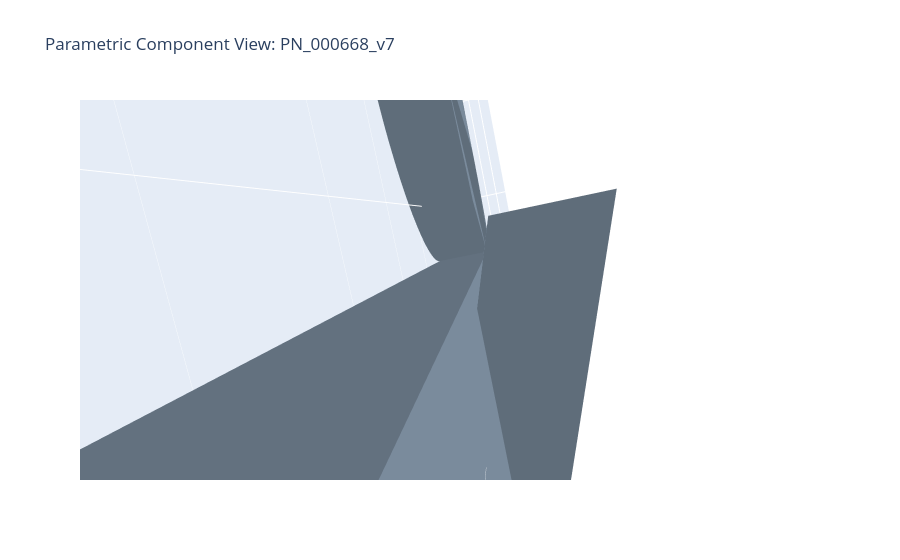

Notebook cell for this chart:
### Code cell
import os
from build123d import (
    BuildPart,
    BuildSketch,
    Circle,
    Locations,
    Mode,
    Plane,
    Polygon,
    Pos,
    Rectangle,
    add,
    export_step,
    export_stl,
    extrude,
)
import plotly.graph_objects as go


# -----------------------------------------------------------------------------
# Parameters (mm)
# Main T-shaped bracket kept unchanged.
# Bottom flange updated from PN_000668_v7_export.json:
#   d22 = 13 mm inclined length
#   d23 = 18 deg from vertical
#   d25 = 24 mm width
# -----------------------------------------------------------------------------
BASE_WIDTH = 60.0
BASE_HEIGHT = 15.0
BASE_CORNER_R = 5.0

TAB_WIDTH = 15.0
TAB_HEIGHT = 25.0
TAB_CORNER_R = 5.0
HOLE_DIA = 5.0
HOLE_Y = 24.6

THICKNESS = 1.6

RELIEF_WIDTH = 1.6
RELIEF_HEIGHT = 1.5
RELIEF_X = 12.6

# Updated bottom flange
# Exact Sketch2 profile from the Fusion export, converted to mm.
FLANGE_WIDTH = 24.0
FLANGE_PROFILE_POINTS = (
    (-0.8, -9.5),
    (0.8, -9.5),
    (4.740827725, -21.628620611),
    (3.293614129, -22.098848813),
)

OUT_NAME = "PN_000668_v7"


# -----------------------------------------------------------------------------
# Helpers
# -----------------------------------------------------------------------------
def rounded_rect_2d(width, height, radius, center=(0, 0), mode=Mode.ADD):
    cx, cy = center

    with Locations((cx, cy)):
        Rectangle(width - 2 * radius, height, mode=mode)
        Rectangle(width, height - 2 * radius, mode=mode)

    with Locations(
        (cx - width / 2 + radius, cy - height / 2 + radius),
        (cx + width / 2 - radius, cy - height / 2 + radius),
        (cx - width / 2 + radius, cy + height / 2 - radius),
        (cx + width / 2 - radius, cy + height / 2 - radius),
    ):
        Circle(radius, mode=mode)


def rounded_bottom_rect_2d(width, height, radius, center=(0, 0), mode=Mode.ADD):
    cx, cy = center

    with Locations((cx, cy + radius / 2)):
        Rectangle(width, height - radius, mode=mode)

    with Locations((cx, cy - height / 2 + radius / 2)):
        Rectangle(width - 2 * radius, radius, mode=mode)

    with Locations(
        (cx - width / 2 + radius, cy - height / 2 + radius),
        (cx + width / 2 - radius, cy - height / 2 + radius),
    ):
        Circle(radius, mode=mode)


# -----------------------------------------------------------------------------
# Main bracket (unchanged)
# -----------------------------------------------------------------------------
def build_main_plate():
    with BuildSketch(Plane.YZ) as sk:
        rounded_rect_2d(BASE_WIDTH, BASE_HEIGHT, BASE_CORNER_R, center=(0, -2.0))
        rounded_rect_2d(TAB_WIDTH, TAB_HEIGHT, TAB_CORNER_R, center=(0, 18.0))

        with Locations((0, HOLE_Y)):
            Circle(HOLE_DIA / 2, mode=Mode.SUBTRACT)

        with Locations(
            (-RELIEF_X, -8.75),
            (RELIEF_X, -8.75),
        ):
            Rectangle(RELIEF_WIDTH, RELIEF_HEIGHT, mode=Mode.SUBTRACT)

    return extrude(sk.sketch, amount=THICKNESS / 2, both=True)


# -----------------------------------------------------------------------------
# Updated bottom flange
# Rebuilt from the exact four-point Sketch2 profile used by Extrude2.
# -----------------------------------------------------------------------------
def build_flange():
    xs = [point[0] for point in FLANGE_PROFILE_POINTS]
    zs = [point[1] for point in FLANGE_PROFILE_POINTS]
    x_center = (min(xs) + max(xs)) / 2
    z_center = (min(zs) + max(zs)) / 2

    with BuildSketch(Plane.XZ) as sk:
        Polygon(*FLANGE_PROFILE_POINTS)

    flange = extrude(sk.sketch, amount=FLANGE_WIDTH / 2, both=True)
    return Pos(x_center, 0, z_center) * flange


# -----------------------------------------------------------------------------
# Build
# -----------------------------------------------------------------------------
def build_component():
    with BuildPart() as component:
        add(build_main_plate())
        add(build_flange())

    return component.part


# -----------------------------------------------------------------------------
# Export
# -----------------------------------------------------------------------------
def export_files(part, name=OUT_NAME):
    desktop = os.path.expanduser("~/Desktop")
    stl_path = os.path.join(desktop, f"{name}.stl")
    step_path = os.path.join(desktop, f"{name}.step")

    export_stl(part, stl_path)
    export_step(part, step_path)

    print(f"Successfully exported STL to: {stl_path}")
    print(f"Successfully exported STEP to: {step_path}")


# -----------------------------------------------------------------------------
# Plotly
# -----------------------------------------------------------------------------
def plot_component(part):
    vertices, triangles = part.tessellate(0.15)

    x = [v.X for v in vertices]
    y = [v.Y for v in vertices]
    z = [v.Z for v in vertices]

    i = [t[0] for t in triangles]
    j = [t[1] for t in triangles]
    k = [t[2] for t in triangles]

    fig = go.Figure(
        data=[
            go.Mesh3d(
                x=x,
                y=y,
                z=z,
                i=i,
                j=j,
                k=k,
                color="lightslategray",
                opacity=1.0,
                flatshading=True,
                name=OUT_NAME,
            )
        ]
    )

    fig.update_layout(
        scene=dict(
            xaxis=dict(title="X (mm)"),
            yaxis=dict(title="Y (mm)"),
            zaxis=dict(title="Z (mm)"),
            aspectmode="data",
        ),
        title=f"Parametric Component View: {OUT_NAME}",
    )

    return fig


if __name__ == "__main__":
    part = build_component()

    bb = part.bounding_box()
    print("Volume:", round(part.volume, 3), "mm^3")
    print("BBox min:", tuple(round(v, 3) for v in bb.min))
    print("BBox max:", tuple(round(v, 3) for v in bb.max))

    export_files(part)

    fig = plot_component(part)
    fig.show()

### Figure 1 — Plotly figure (JSON) as saved in the notebook; plotly's stock layout.template omitted (floating-point values rounded to 4 significant figures; data arrays with more than 128 entries replaced by an {"elided": "..."} marker saying what was removed)
{"data": [{"color": "lightslategray", "flatshading": true, "i": {"elided": "1638 int values"}, "j": {"elided": "1638 int values"}, "k": {"elided": "1638 int values"}, "name": "PN_000668_v7", "opacity": 1, "type": "mesh3d", "x": {"elided": "1718 float values"}, "y": {"elided": "1718 float values"}, "z": {"elided": "1718 float values"}}], "layout": {"autosize": true, "scene": {"aspectmode": "data", "aspectratio": {"x": 0.2615, "y": 2.089, "z": 1.831}, "camera": {"center": {"x": 0, "y": 0, "z": 0}, "eye": {"x": -0.07265, "y": 0.5867, "z": 0.06172}, "projection": {"type": "perspective"}, "up": {"x": -0.1884, "y": -0.1258, "z": 0.974}}, "xaxis": {"title": {"text": "X (mm)"}, "type": "linear"}, "yaxis": {"title": {"text": "Y (mm)"}, "type": "linear"}, "zaxis": {"title": {"text": "Z (mm)"}, "type": "linear"}}, "title": {"text": "Parametric Component View: PN_000668_v7"}}}
